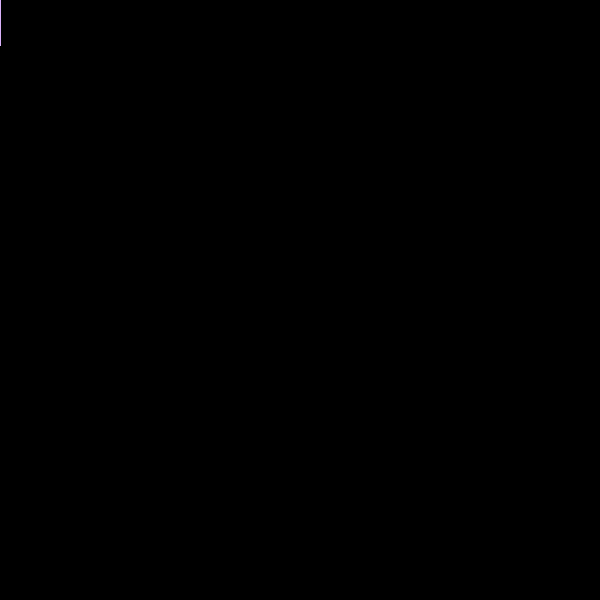
Frame 1 (no input)
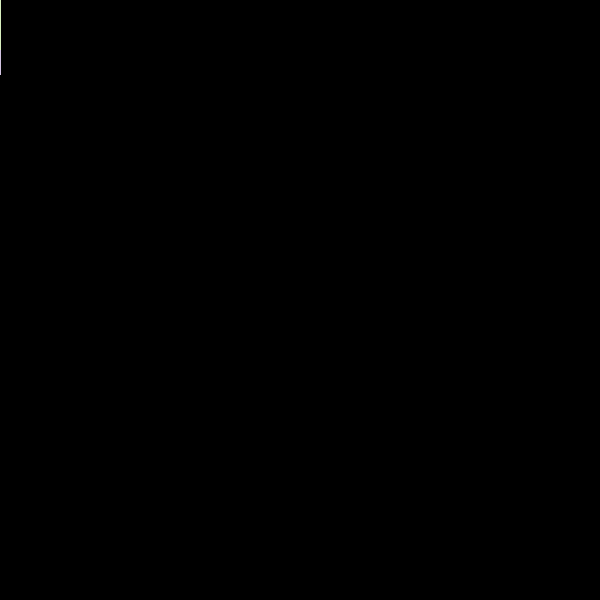
Frame 60 (the mouse pressed at the canvas centre just before this capture)
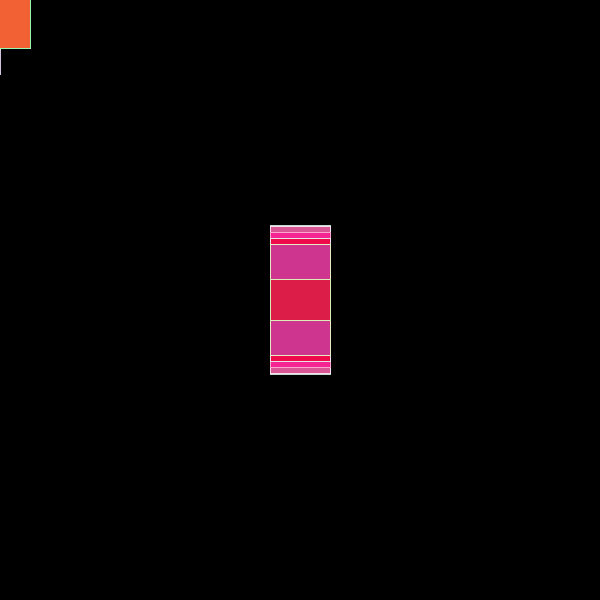
Frame 120 (the mouse held since frame 60 and released just before this capture)

The Processing sketch that drew these frames (run headless with seeded random() and noise(); from frame 60 on, the mouse is pressed at the canvas centre):

// Processing sketch: processing_71379
// ── processing_71379.pde

void setup() {
  size (600, 600);
  background (0);
}

void draw () {
  stroke (random(150,255), random(150,255), random(150,255));
  fill (random(200,255), random(10,100), random(10,155));
  rectMode (CENTER);
  rect (pmouseX, pmouseY, mouseY/5 , random(40,150)); 

}
